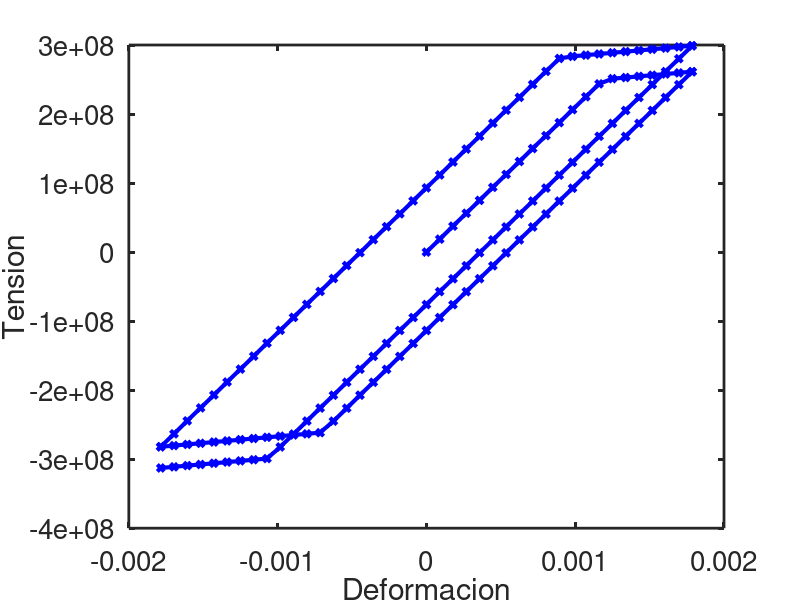

MATLAB code to generate this figure:
% Codigo de ejemplo de implementacion de metodo de analisis elastoplastico
% Funcion de endurecimiento lineal. Historia de deformaciones dada.
clear all, close all

% parametros constitutivos
E      = 210e9 ; sigmaY = 250e6 ;
%~ K      =  0 ;
K      =  21e9 ;

% historia de deformaciones impuesta
epsmax       = sigmaY/E * 1.5 ; 
deps         = epsmax/20 ; % incremento 
loadeps      = (0:deps:epsmax)' ; % carga
perunloadeps = (epsmax:-deps:-epsmax)' ; % descarga
perloadeps   = (-epsmax:deps:epsmax)'  ; % carga
epshist      = [ loadeps; perunloadeps; perloadeps; perunloadeps ] ;
ntimes       = length(epshist);

% vectores de historia tension, deformacion plastica, elastica y acumulada
epsplhist   = zeros(ntimes,1) ;   epsplachist = zeros(ntimes,1) ; 
epselhist   = zeros(ntimes,1) ;   sigmahist   = zeros(ntimes,1) ;

% se considera que en el tiempo inicial (1) todas las magnitudes son nulas
for i=2:ntimes
  epsetrial  = epshist(i) - epsplhist(i-1)  ;
  sigmatrial = E * epsetrial  ;
  epsplactrial = epsplachist(i-1)  ;
  
  phitrial   = abs(sigmatrial) - ( sigmaY  + K*epsplactrial ) ;
  
  if phitrial <= 0 % se continua en rango elastico
    sigmahist(i)   = sigmatrial ;
    epsplhist(i)   = epsplhist(i-1); 
    epsplachist(i) = epsplachist(i-1);
    Cep            = E ;
  
  else % se debe calcular la deformacion plastica
    Deltagamma     = phitrial / (E + K) ;
    sigmahist(i)   = (1-Deltagamma*E/abs(sigmatrial))* sigmatrial  ;
    epsplhist(i)   = epsplhist(i-1) + Deltagamma * sign(sigmatrial) ; 
    epsplachist(i) = epsplachist(i-1) + Deltagamma ;
    Cep            = E*K/(E+K) ;
  end
end

figure, grid on, lw = 3; ms = 5;
plot(epshist, sigmahist,'b-x','linewidth',lw,'markersize',ms)
labx=xlabel('Deformacion'), laby=ylabel('Tension')
set(labx, "FontSize", 20); set(laby, "FontSize", 20);
set(gca, 'linewidth', 2, 'fontsize', 20 ), print('plasticcycle2','-depslatex')
